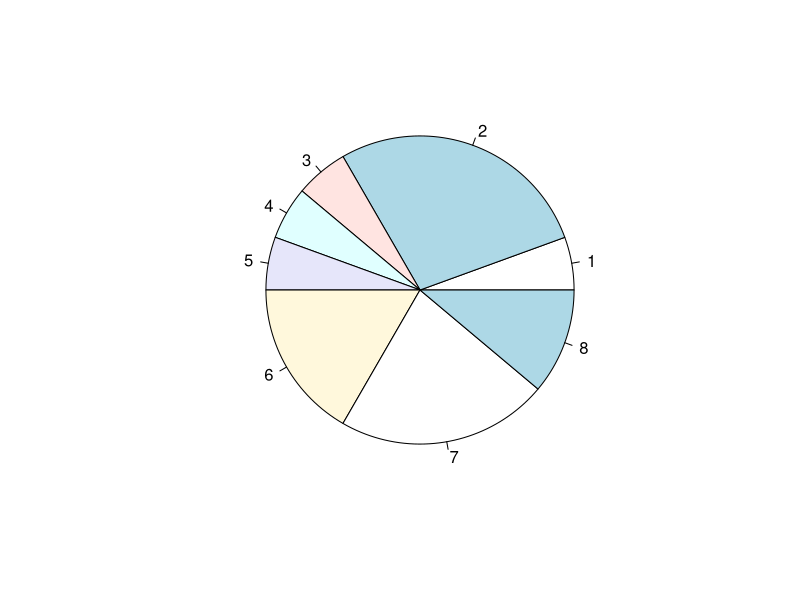
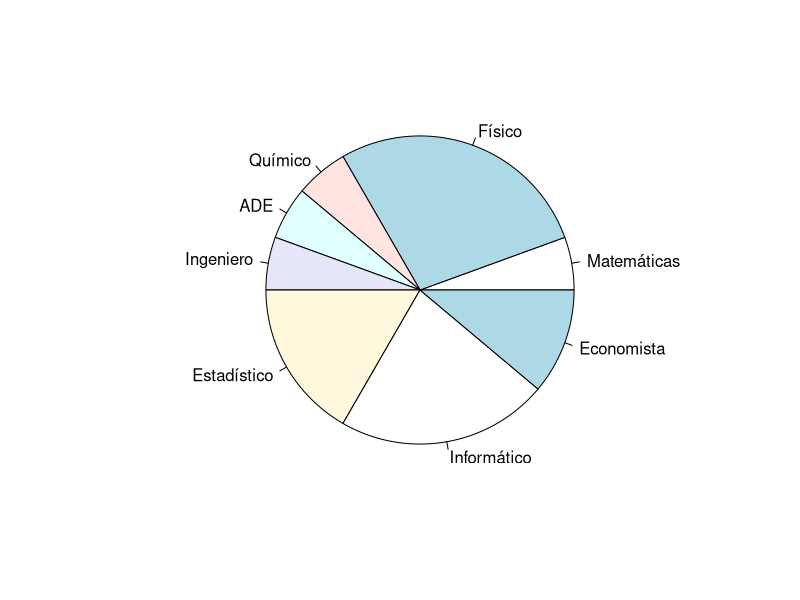
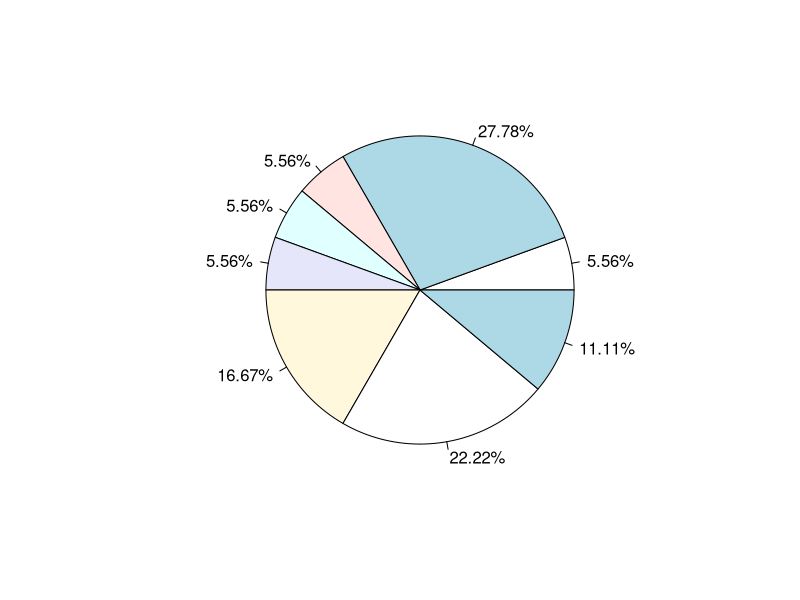
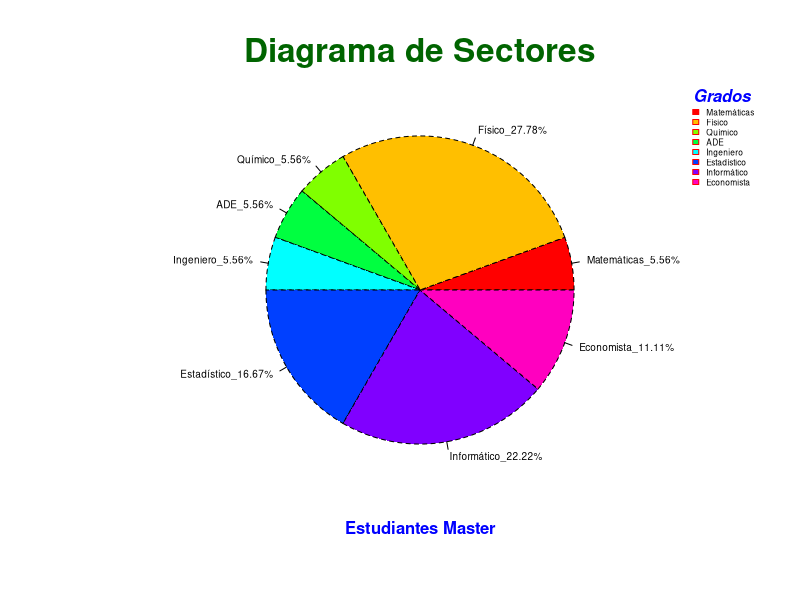
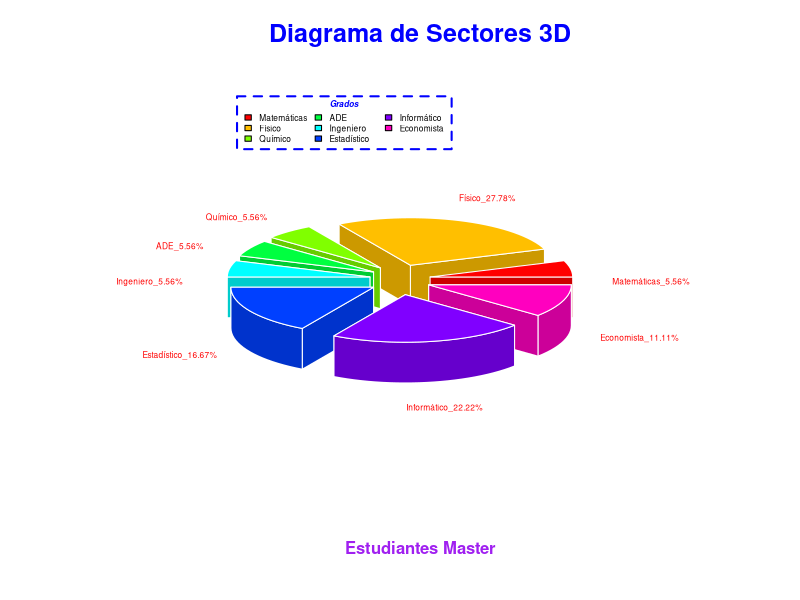
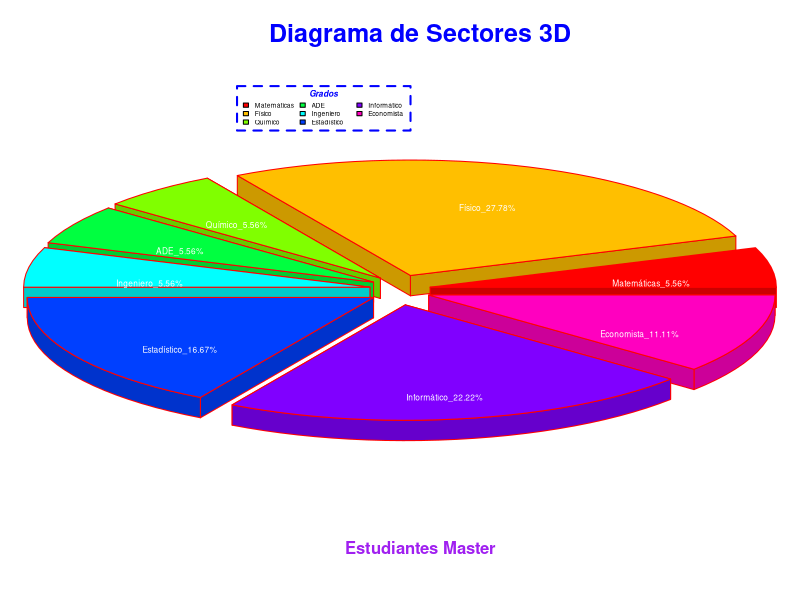

R code for these plots, in order:
## ---- chunk 1
knitr::opts_chunk$set(
	echo = TRUE,
	message = FALSE,
	warning = FALSE
)
## ---- chunk 2
library(corrplot)
## ---- chunk 3
alumnos <- c(1, 5, 1, 1,1, 3, 4, 2)
pie(alumnos,radius=0.8)
## ---- chunk 4
Titulaciones<-
c("Matemáticas","Físico","Químico","ADE","Ingeniero","Estadístico","Informático","Economista")
pie(alumnos,radius=0.8,labels=Titulaciones,cex=1)
## ---- chunk 5
etiquetas <- paste0(round(100 * alumnos/sum(alumnos), 2), "%")
pie(alumnos, labels = etiquetas,radius=0.8)
## ---- chunk 6
Titulaciones<-
c("Matemáticas","Físico","Químico","ADE","Ingeniero","Estadístico","Informático","Economista")


etiquetas <- paste0(Titulaciones,"_",round(100 * alumnos/sum(alumnos), 2), "%")
pie(alumnos, labels = etiquetas,radius=0.8, lty = 2,col=rainbow(length(Titulaciones)), cex = .6)
title(main = "Diagrama de Sectores", sub = "Estudiantes Master",
      cex.main = 2, font.main = 2, col.main = "darkgreen",
      cex.sub = 1, font.sub = 2, col.sub = "blue", line = 1)
legend("topright", legend = Titulaciones, fill = rainbow(length(Titulaciones)), cex = .5, 
       bty = "n", 
       border = "red", 
       title = "Grados",
       title.cex = 1,
       title.font = 4,
       title.col = "blue"
       )

## ---- chunk 7
library(plotrix)
## ---- chunk 8


etiquetas <- paste0(Titulaciones,"_",round(100 * alumnos/sum(alumnos), 2), "%")

pie3D(alumnos,
      labels = etiquetas,
      labelcex = .5,
      labelcol = "red",
      explode = .15, 
      radius = .7,
      col = rainbow(length(Titulaciones)),
      border = "white")

title(main = "Diagrama de Sectores 3D", 
      sub = "Estudiantes Master",
      cex.main = 1.5, 
      font.main = 2, 
      col.main = "blue",
      cex.sub = 1, 
      font.sub = 2, 
      col.sub = "purple", 
      line = 2)

legend(x = -0.8, y = 1,
       legend = Titulaciones, fill = rainbow(length(Titulaciones)), 
       cex = .5, 
       box.lty = 2,
       box.col = "blue",
       box.lwd = 2,
       title = "Grados",
       border = "black", 
       title.cex = .5,
       title.font = 4,
       title.col = "blue",
       ncol = 3
       )

## ---- chunk 9


etiquetas <- paste0(Titulaciones,"_",round(100 * alumnos/sum(alumnos), 2), "%")

pie3D(alumnos,
      labels = etiquetas,
      labelcex = .5,
      labelcol = "white",
      explode = .15, 
      radius = 1.7,
      col = rainbow(length(Titulaciones)),
      height =.05,
      border = "red"
      )

title(main = "Diagrama de Sectores 3D", 
      sub = "Estudiantes Master",
      cex.main = 1.5, 
      font.main = 2, 
      col.main = "blue",
      cex.sub = 1, 
      font.sub = 2, 
      col.sub = "purple", 
      line = 2)

legend(x = -0.8, y = 1.05,
       legend = Titulaciones, fill = rainbow(length(Titulaciones)), 
       cex = .4, 
       box.lty = 2,
       box.col = "blue",
       box.lwd = 2,
       title = "Grados",
       border = "black", 
       title.cex = .5,
       title.font = 4,
       title.col = "blue",
       ncol = 3
       )

## ---- chunk 10

## ---- chunk 11

